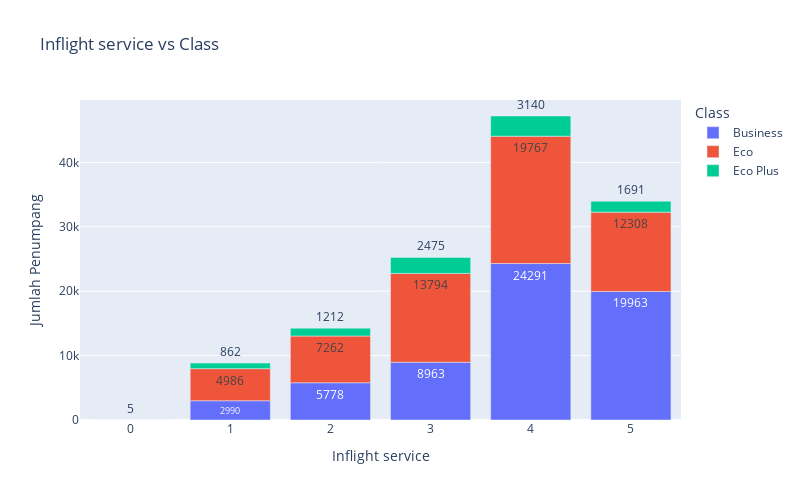

This figure's notebook cell:
### Code cell
df_inflight_service = df_merge.groupby(['Inflight service', 'Class']).size().reset_index(name='Jumlah')

fig_bar_inflight_service = px.bar(df_inflight_service, x='Inflight service', y='Jumlah', color='Class', title='Inflight service vs Class', 
                      labels={'Inflight service': 'Inflight service', 'Jumlah': 'Jumlah Penumpang'}, text='Jumlah')
fig_bar_inflight_service.update_layout(width=800, height=500)
fig_bar_inflight_service.show()

### Figure 1 — Plotly figure (JSON) as saved in the notebook; plotly's stock layout.template omitted (floating-point values rounded to 4 significant figures)
{"data": [{"alignmentgroup": "True", "hovertemplate": "Class=Business<br>Inflight service=%{x}<br>Jumlah Penumpang=%{text}<extra></extra>", "legendgroup": "Business", "marker": {"color": "#636efa", "pattern": {"shape": ""}}, "name": "Business", "offsetgroup": "Business", "orientation": "v", "showlegend": true, "text": [5, 2990, 5778, 8963, 24291, 19963], "textposition": "auto", "type": "bar", "x": [0, 1, 2, 3, 4, 5], "xaxis": "x", "y": [5, 2990, 5778, 8963, 24291, 19963], "yaxis": "y"}, {"alignmentgroup": "True", "hovertemplate": "Class=Eco<br>Inflight service=%{x}<br>Jumlah Penumpang=%{text}<extra></extra>", "legendgroup": "Eco", "marker": {"color": "#EF553B", "pattern": {"shape": ""}}, "name": "Eco", "offsetgroup": "Eco", "orientation": "v", "showlegend": true, "text": [4986, 7262, 13794, 19767, 12308], "textposition": "auto", "type": "bar", "x": [1, 2, 3, 4, 5], "xaxis": "x", "y": [4986, 7262, 13794, 19767, 12308], "yaxis": "y"}, {"alignmentgroup": "True", "hovertemplate": "Class=Eco Plus<br>Inflight service=%{x}<br>Jumlah Penumpang=%{text}<extra></extra>", "legendgroup": "Eco Plus", "marker": {"color": "#00cc96", "pattern": {"shape": ""}}, "name": "Eco Plus", "offsetgroup": "Eco Plus", "orientation": "v", "showlegend": true, "text": [862, 1212, 2475, 3140, 1691], "textposition": "auto", "type": "bar", "x": [1, 2, 3, 4, 5], "xaxis": "x", "y": [862, 1212, 2475, 3140, 1691], "yaxis": "y"}], "layout": {"barmode": "relative", "height": 500, "legend": {"title": {"text": "Class"}, "tracegroupgap": 0}, "title": {"text": "Inflight service vs Class"}, "width": 800, "xaxis": {"anchor": "y", "domain": [0, 1], "title": {"text": "Inflight service"}}, "yaxis": {"anchor": "x", "domain": [0, 1], "title": {"text": "Jumlah Penumpang"}}}}
